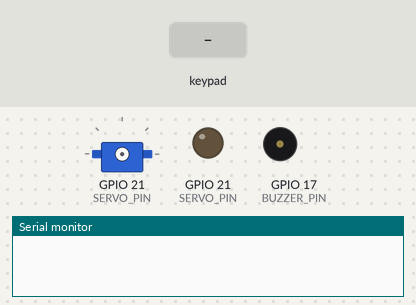
The sketch below on a simulated ESP32-S3. On the bench: servo, output pins drawn as LEDs (lit = HIGH), buzzer (waves = sounding, pin HIGH), the last lines printed to the serial monitor. The test bench sets the inputs (shaded band). Servo pulses on a pin are drawn as a servo (544–2400 µs = 0–180°).

Above: at 1.2 s.
1.3 s: keypad keys 1 2 3 4 pressed 0.4 s apart
At 1.75 s:
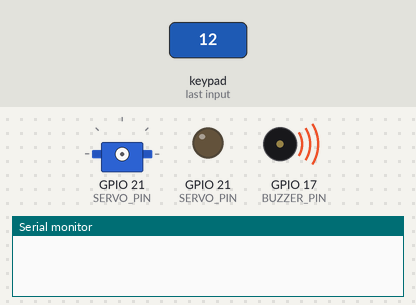
4.4 s: keypad keys 1 4 1 3 1 2 1 1 pressed 0.4 s apart
At 9.1 s:
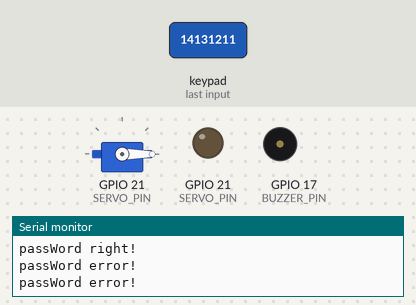
Timing chart, 0 to 10.6 s (numbered marks = the images above; inputs shaded):
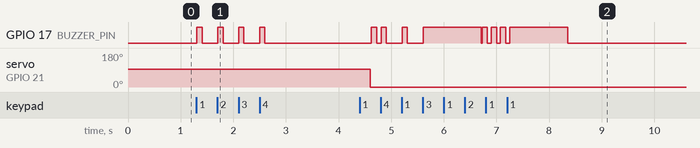

Measured:
- after the input at 1.3 s, GPIO 17 (BUZZER_PIN): alternates HIGH for 0.10 s and LOW for 0.30 s, 8 changes in all, then stays LOW, starting at once

The sketch:

Sketch_22.2_Combination_Lock.ino
```cpp
/**********************************************************************
  Filename    : Combination Lock
  Description : Make a simple combination lock.
  Auther      : www.freenove.com
  Modification: 2022/10/26
**********************************************************************/
#include <Keypad.h>

#define SERVO_PIN 21  //define the pwm pin
#define SERVO_CHN 0   //define the pwm channel
#define SERVO_FRQ 50  //define the pwm frequency
#define SERVO_BIT 12  //define the pwm precision
#define BUZZER_PIN 17 // Define the buzzer pin

void servo_set_pin(int pin);
void servo_set_angle(int angle);

byte rowPins[4] = {14, 13, 12, 11}; // connect to the row pinouts of the keypad
byte colPins[4] = {10,  9,  8, 18}; // connect to the column pinouts of the keypad

// define the symbols on the buttons of the keypad
char keys[4][4] = {
  {'1', '2', '3', 'A'},
  {'4', '5', '6', 'B'},
  {'7', '8', '9', 'C'},
  {'*', '0', '#', 'D'}
};

// initialize an instance of class NewKeypad
Keypad myKeypad = Keypad(makeKeymap(keys), rowPins, colPins, 4, 4);

char passWord[] = {"1234"}; // Save the correct password

void setup() {
  servo_set_pin(SERVO_PIN);
  pinMode(BUZZER_PIN, OUTPUT);
  Serial.begin(115200);
}

void loop() {
  static char keyIn[4];     // Save the input character
  static byte keyInNum = 0; // Save the the number of input characters
  char keyPressed = myKeypad.getKey();  // Get the character input
  // Handle the input characters
  if (keyPressed) {
    // Make a prompt tone each time press the key
    digitalWrite(BUZZER_PIN, HIGH);
    delay(100);
    digitalWrite(BUZZER_PIN, LOW);
    // Save the input characters
    keyIn[keyInNum++] = keyPressed;
    // Judge the correctness after input
    if (keyInNum == 4) {
      bool isRight = true;            // Save password is correct or not
      for (int i = 0; i < 4; i++) {   // Judge each character of the password is correct or not
        if (keyIn[i] != passWord[i])
          isRight = false;            // Mark wrong passageword if there is any wrong character.
      }
      if (isRight) {                  // If the input password is right
        servo_set_angle(90);           // Open the switch
        delay(2000);                  // Delay a period of time
        servo_set_angle(0);            // Close the switch
        Serial.println("passWord right!");
      }
      else {                          // If the input password is wrong
        digitalWrite(BUZZER_PIN, HIGH);// Make a wrong password prompt tone
        delay(1000);
        digitalWrite(BUZZER_PIN, LOW);
        Serial.println("passWord error!");
      }
      keyInNum = 0; // Reset the number of the input characters to 0
    }
  }
}

void servo_set_pin(int pin) {
  ledcAttachChannel(pin, SERVO_FRQ, SERVO_BIT, SERVO_CHN);
}

void servo_set_angle(int angle) {
  if (angle > 180 || angle < 0)
    return;
  long pwm_value = map(angle, 0, 180, 103, 512);
  ledcWrite(SERVO_PIN, pwm_value);
}
```
